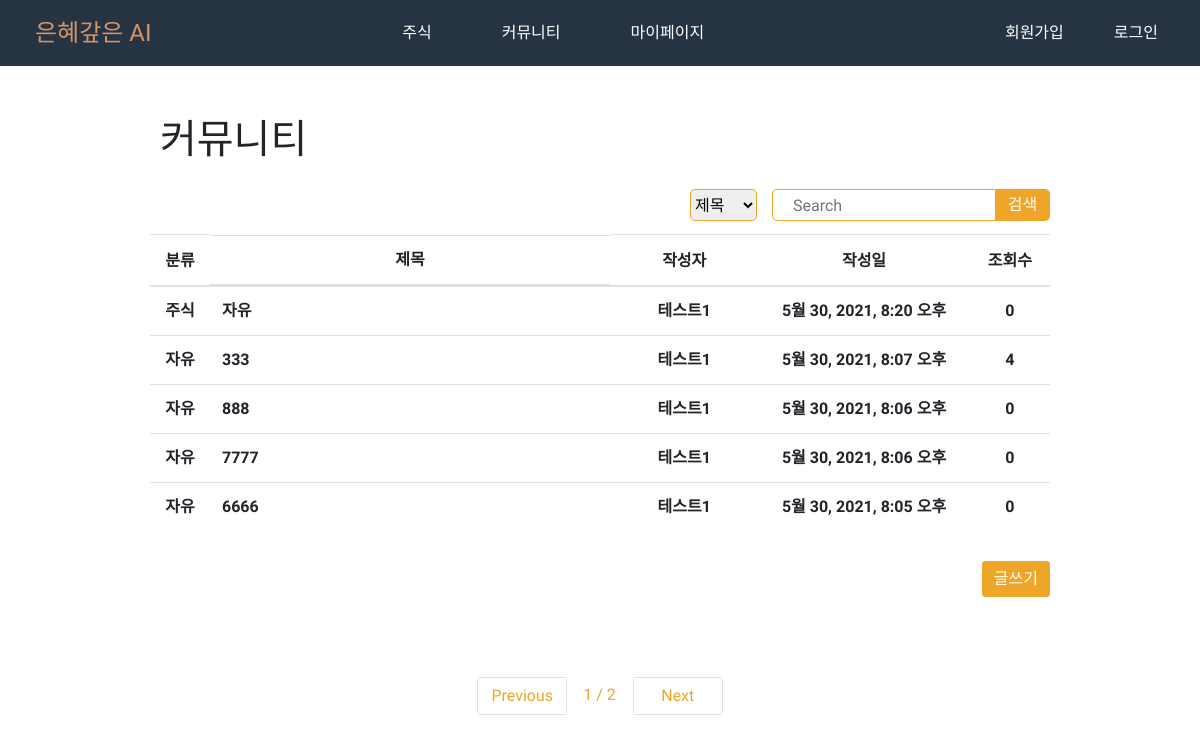
Before: /board/list/ with the older database file.
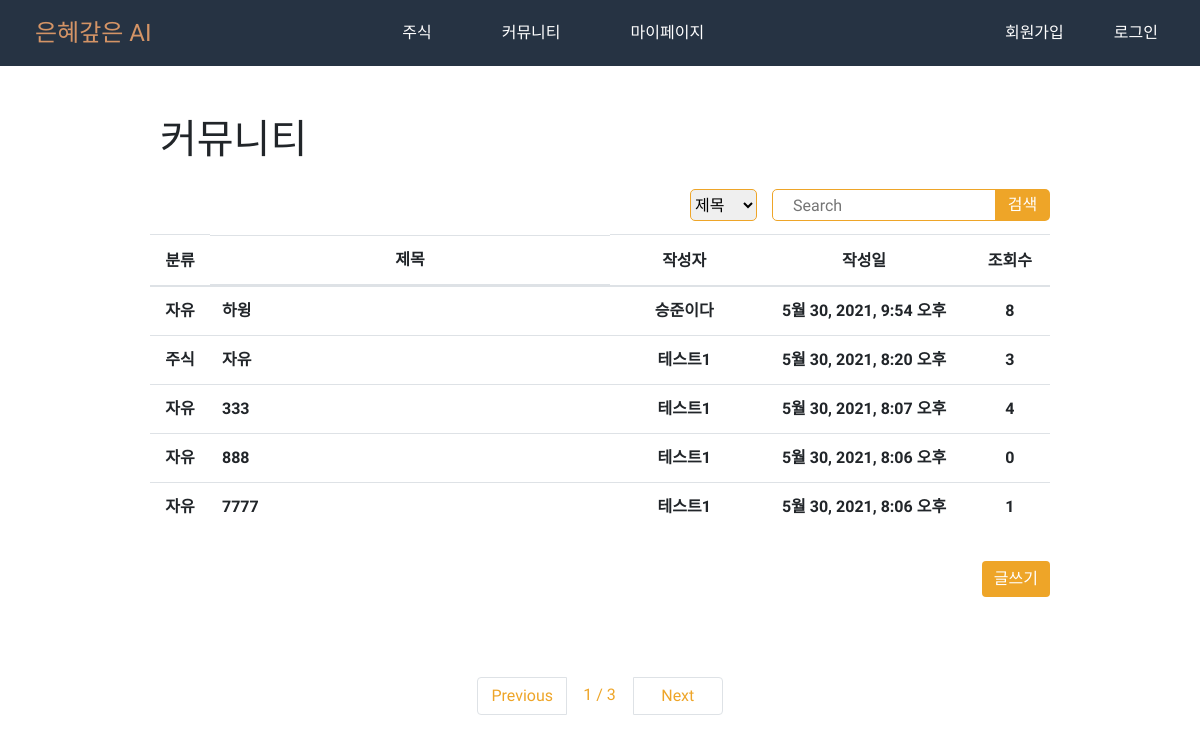
After: the same page with the newer database file.
### board/models.py (models this page shows, shortened)
class Board(models.Model):
    title = models.CharField(max_length=200, verbose_name="제목")
    contents = models.TextField(verbose_name="내용")
    writer = models.ForeignKey('users.User', on_delete=models.CASCADE, verbose_name="작성자")
    created_at = models.DateTimeField(auto_now_add=True, verbose_name="작성일")
    updated_at = models.DateTimeField(auto_now=True, verbose_name="최종수정일")
    hits = models.PositiveIntegerField(default=0, verbose_name="조회수")
    category = models.CharField(max_length=10, verbose_name="카테고리")
    locate = models.IntegerField(default=0, verbose_name="상단고정")
    class Meta:
        db_table = 'boards'
        verbose_name = '게시판'
        verbose_name_plural = '게시판'

### users/models.py (models this page shows)
class User(AbstractUser):
    birth = models.DateField(default="2000-01-01",verbose_name="생년월일")
    email = models.EmailField(unique=True, verbose_name="이메일")
    name = models.CharField(max_length=20, verbose_name="이름")
    sex = models.CharField(max_length=10, verbose_name="성별")
    n_name = models.CharField(max_length=20, unique=True, verbose_name="닉네임")

### board/views.py (the view)
# urls.py: path('list/', views.board_list, name='list'),
def board_list(request):
    all_boards = Board.objects.all().order_by('-locate','-id')
    page = int(request.GET.get('p', 1))
    pagenator = Paginator(all_boards, 5)
    boards = pagenator.get_page(page)
    return render(request, 'board/board_list.html', {"boards": boards})

### templates/board/board_list.html (shortened to what the changed rows need)
<!DOCTYPE html>
{% load static %}
<html lang="en">
<head>
    <link rel="stylesheet" href="{% static 'css/bootstrap.css' %}">
</head>
<body>
{% include "navi.html" %}
<div id="board_area" style="padding-top: 50px; width: 900px; position: relative;  margin: 0 auto;
                 ">
    <h1 style="margin-bottom: 25px; padding-left: 10px;">커뮤니티</h1>
    <table class="table table-hover" >
        <thead>
        <tr>
            <th width="70" style="text-align:center">분류</th>
            <th width="400" style="text-align:center; display: block; white-space:nowrap; overflow:hidden; text-overflow:ellipsis;">제목</th>
            <th width="120" style="text-align:center">작성자</th>
            <th width="280" style="text-align:center">작성일</th>
            <th width="100" style="text-align:center">조회수</th>
        </tr>
        </thead>
        <tbody style="cursor: pointer;">
        {% for board in boards %}
        <tr onclick="location.href='/board/detail/{{ board.id }}/'">
            {% if board.category == '공지' %}
            <th width="70" style="text-align:center; color:red;font-weight:bolder;">{{ board.category }}</th>
            {% else %}
            <th width="70" style="text-align:center">{{ board.category }}</th>
            {% endif %}
            {% if not board.writer.n_name %}
            {% if board.category == '공지' %}
            <th width="400" style="color:red; font-weight:bolder; display: block; white-space:nowrap; overflow:hidden; text-overflow:ellipsis;" >{{ board.title }}</th>
            {% else %}
             <th width="400" style="display: block; white-space:nowrap; overflow:hidden; text-overflow:ellipsis;">{{ board.title }}</th>
            {% endif %}
            {% else %}
            <th width="400" style="display: block; white-space:nowrap; overflow:hidden; text-overflow:ellipsis;" >{{ board.title }}</th>
            {% endif %}
            {% if not board.writer.n_name %}
            <th width="200" style="color:red; font-weight:bolder;text-align:center; "> 관리자 </th>
            {% else %}
            <th width="200" style="text-align:center"> {{ board.writer.n_name }}</th>
            {% endif %}
            <th width="280" style="text-align:center">{{ board.created_at }}</th>
            <th width="100" style="text-align:center">{{ board.hits }}</th>
        </tr>
        {% endfor %}
        </tbody>
    </table>
    <nav aria-label="Page navigation example" style="padding-top:150px color: #eea528; margin-top: 80px;" >
        <ul class="pagination justify-content-center">
            <li class="page-item" >
                <label class="p-link" style="text_decoration: none; color: #eea528;"
                >{{ boards.number }} / {{ boards.paginator.num_pages }}</label
                >
            </li>
        </ul>
    </nav>
</div>
</body>
</html>

Changed rows visible on the page:
no longer on this page (row unchanged): Board: category "자유", title "6666", writer.n_name "테스트1", created_at "5월 30, 2021, 8:05 오후", hits "0"
added Board: category "자유", title "하윙", writer.n_name "승준이다", created_at "5월 30, 2021, 9:54 오후", hits "8"
changed Board "주식": hits "0" → "3"
changed Board (number 5 of 5 on the later page): hits "0" → "1"
Other visible differences:
{{ boards.paginator.num_pages }}: "2" → "3"
